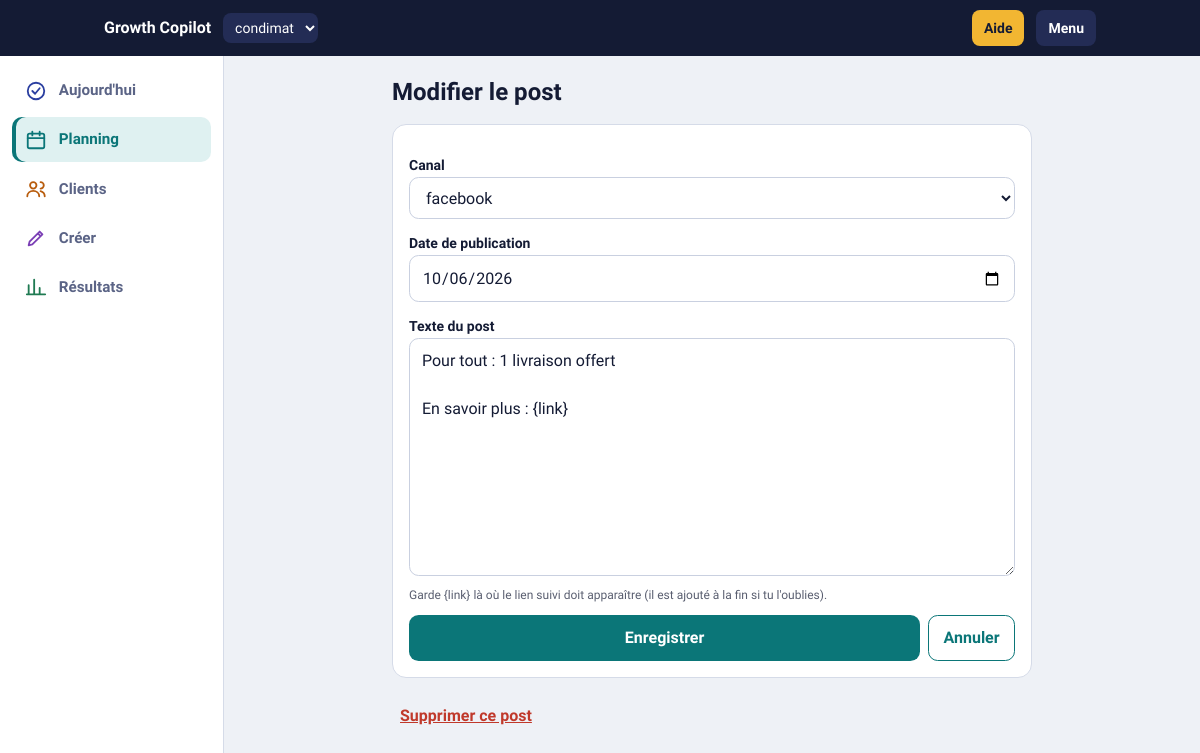
The page /post/2/modifier/ on the database its author committed.
### core/models.py (models this page shows)
class Post(models.Model):
    project = models.ForeignKey(Project, on_delete=models.CASCADE)
    channel = models.CharField(max_length=20)
    text = models.TextField()
    scheduled_for = models.DateField()
    status = models.CharField(max_length=10, default="planned")
    published_on = models.DateField(null=True, blank=True)
    code = models.CharField(max_length=8, unique=True, default=new_code)
    class Meta:
        ordering = ["scheduled_for", "id"]

### core/views.py (the view)
# urls.py: path("post/<int:pk>/modifier/", v.post_edit, name="post_edit"),
def post_edit(request, pk):
    x = get_object_or_404(Post, pk=pk)
    form = PostForm(request.POST or None, instance=x, project=x.project)
    if form.is_valid():
        form.save()
        messages.success(request, "Modifications enregistrées.")
        return redirect("calendar", x.project_id)
    return render(request, "post_form.html", _ctx(x.project, "calendar", form=form, post=x))

### core/forms.py (shortened to what this page needs)
class PostForm(forms.ModelForm):
    class Meta:
        model = Post
        fields = ["channel", "scheduled_for", "text"]
        labels = {"channel": "Canal", "scheduled_for": "Date de publication", "text": "Texte du post"}
        widgets = {"scheduled_for": forms.DateInput(attrs={"type": "date"}, format="%Y-%m-%d"),
                   "text": forms.Textarea(attrs={"rows": 9})}
    def __init__(self, *a, project=None, **k):
        super().__init__(*a, **k)
        choices = list(project.channel_list()) if project else []
        if self.instance.channel and self.instance.channel not in choices:
            choices.append(self.instance.channel)
        self.fields["channel"] = forms.ChoiceField(label="Canal", choices=[(c, c) for c in choices])
        self.fields["text"].help_text = "Garde {link} là où le lien suivi doit apparaître (il est ajouté à la fin si tu l'oublies)."
        _style(self)

### core/forms.py (called while the page is built)
def _style(form):
    for f in form.fields.values():
        f.widget.attrs["class"] = FIELD

### core/models.py (called while the page is built)
    def channel_list(self):
        return [c.strip() for c in self.channels.split(",") if c.strip()] or ["whatsapp"]

### core/views.py (called while the page is built)
def _ctx(p, tab, **kw):
    t = timezone.localdate()
    return {"p": p, "tab": tab, "today": t, "projects": Project.objects.all(),
            "due_count": p.post_set.filter(status="planned", scheduled_for__lte=t).count(),
            "pending_count": p.article_set.filter(published=False, publish_at__isnull=False).count(), **kw}

### core/templates/post_form.html
{% extends "base.html" %}{% block content %}
<h1 class="text-2xl font-extrabold">{% if post %}Modifier le post{% else %}Ajouter un post{% endif %}</h1>
<form method="post" class="card space-y-3">{% csrf_token %}
{% for f in form %}<label class="block"><span class="text-sm font-semibold">{{ f.label }}</span>{{ f }}
{% if f.help_text %}<span class="text-xs opacity-70 block mt-1">{{ f.help_text }}</span>{% endif %}
{% for e in f.errors %}<span class="text-sm text-red-700 block">{{ e }}</span>{% endfor %}</label>{% endfor %}
<div class="flex gap-2"><button class="btn flex-1">Enregistrer</button><a class="btn2" href="{% url 'calendar' p.pk %}">Annuler</a></div></form>
{% if post %}<form method="post" action="{% url 'post_delete' post.pk %}" onsubmit="return confirm('Supprimer ce post ?')">{% csrf_token %}
<button class="btn3 text-[#c0392b]">Supprimer ce post</button></form>{% endif %}
{% endblock %}

### core/templates/base.html (style rules this page uses)
body { font-family:'Bricolage Grotesque',system-ui,sans-serif;background:#eef1f6;color:#141b34;padding-bottom:calc(5.5rem + env(safe-area-inset-bottom)) }
.card { background:#fff;border:1px solid #d5dbe8;border-radius:14px;padding:1rem }
.field { width:100%;border:1px solid #c9d0e0;background:#fff;border-radius:.6rem;padding:.6rem .75rem }
.btn,.btn2,.btn3,.btn-ok { display:inline-block;text-align:center;border-radius:.6rem;font-weight:600;padding:.65rem .9rem;cursor:pointer;min-height:2.75rem }
.btn { background:var(--ac);color:#fff }
.btn2 { border:1px solid var(--ac);color:var(--ac);background:#fff }
.btn3 { color:var(--ac);padding:.6rem .5rem;text-decoration:underline }
body { --ac:#2b3fa0;--acs:#e8ebf8 }
body[data-tab=calendar] { --ac:#0b7678;--acs:#dff1f1 }
@media (min-width:768px) { body { padding-bottom:2rem } }

### rows shown on the page
Post: form "facebook" "10/06/2026" "Pour tout : 1 livraison offert En savoir plus : {link}"

### other values the page prints
{{ f.label }} "Canal" "Date de publication" "Texte du post"
{{ f.help_text }} "Garde {link} là où le lien suivi doit apparaître (il est ajouté à la fin si tu l'oublies)."
form field value "condimat"
